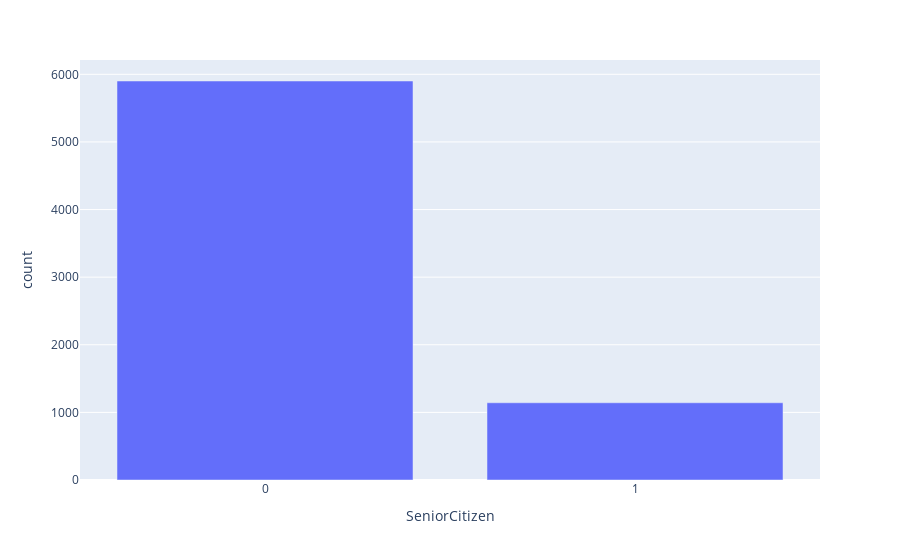

The notebook cell saved with this chart:
### Code cell
counts = telco.SeniorCitizen.value_counts().reset_index()

fig = px.bar(counts, x="SeniorCitizen", y="count")
fig.update_xaxes(type="category")
fig.show()

counts

### Figure 1 — Plotly figure (JSON) as saved in the notebook; plotly's stock layout.template omitted (floating-point values rounded to 4 significant figures)
{"data": [{"hovertemplate": "SeniorCitizen=%{x}<br>count=%{y}<extra></extra>", "legendgroup": "", "marker": {"color": "#636efa", "pattern": {"shape": ""}}, "name": "", "orientation": "v", "showlegend": false, "textposition": "auto", "type": "bar", "x": [0, 1], "xaxis": "x", "y": [5901, 1142], "yaxis": "y"}], "layout": {"barmode": "relative", "legend": {"tracegroupgap": 0}, "margin": {"t": 60}, "xaxis": {"anchor": "y", "domain": [0, 1], "title": {"text": "SeniorCitizen"}, "type": "category"}, "yaxis": {"anchor": "x", "domain": [0, 1], "title": {"text": "count"}}}}
